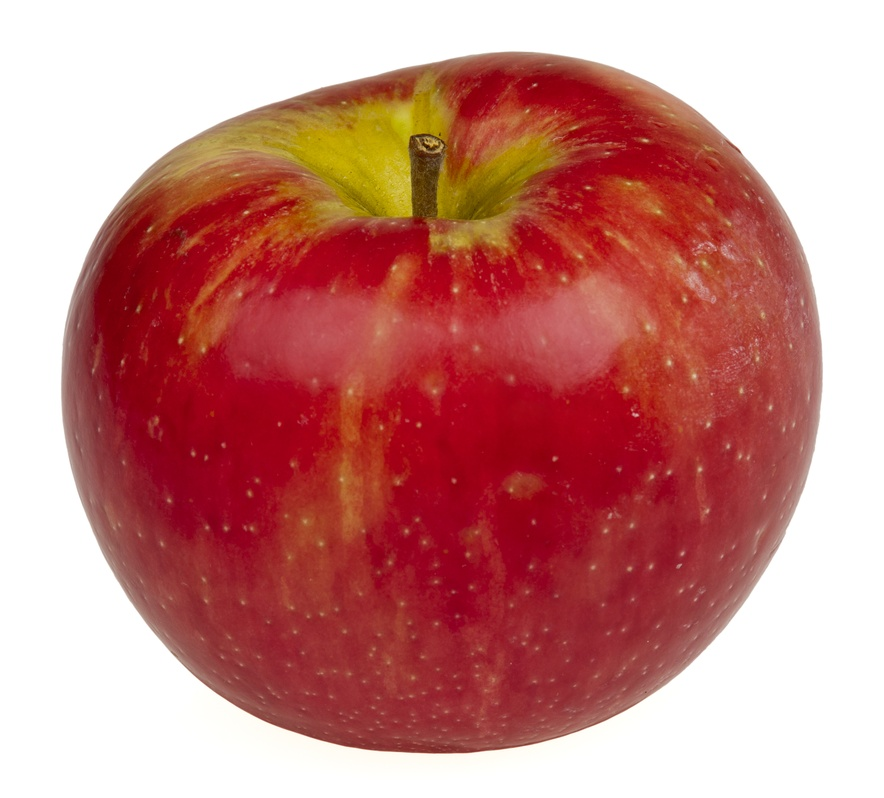
#> input picture testimages/test3.jpg, 884 x 798 px, shrunk from 2880 x 2600 before the run
$ python -i processor.py   (imports and definitions only)   (older library calls are emulated)
#> lines starting #> are read from the running program, lines starting #| are printed output that depends on the picture; after the words box and inside, x2 and y2 are one past the last pixel; in counts of white or black regions, pixels touching at a corner belong together
#> further down, picture is the input picture: shape (798, 884, 3); mean B, G, R 129.2, 133.2, 199
import cv2
import numpy as np

class Processor():
	"""
	Image processor.
	"""
	# [50 lines left out: functions detectCannyEdges, detectLaplacianEdges, haarCascadeDetection, not called in this run]

	def harrisCornerDetection(self, img):
		"""
		Harris corner detection.

		:param img: image to process
		:type img: numpy.array

		:return: processed image
		:rtype: numpy.array
		"""
		gray = cv2.cvtColor(img,cv2.COLOR_BGR2GRAY)
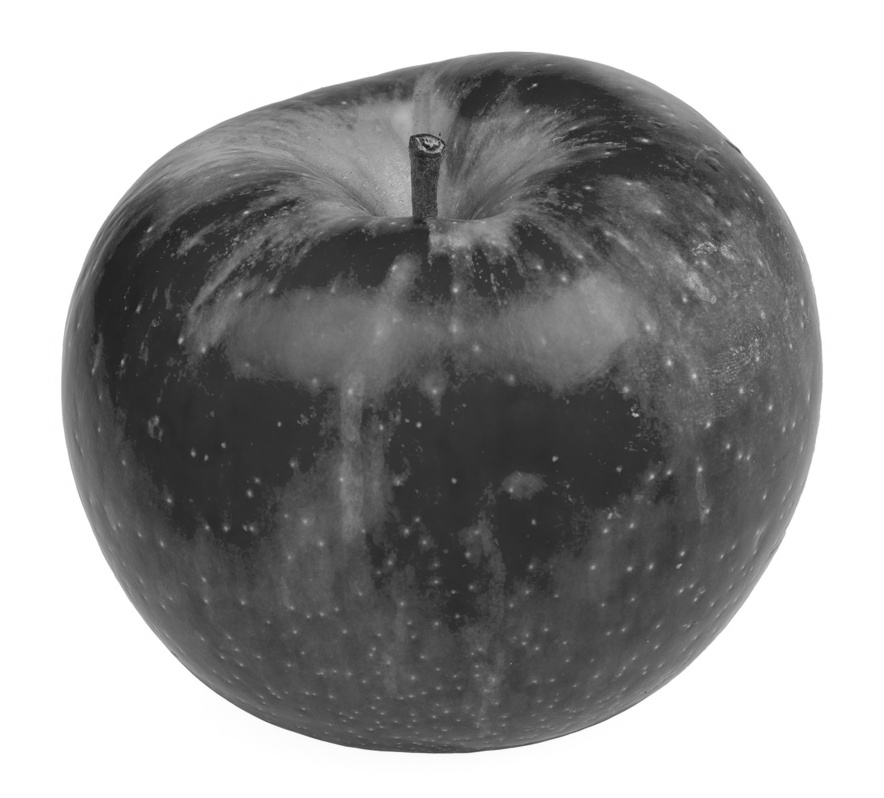
#> gray: shape (798, 884); min 20, max 255, mean 152.4
		gray = np.float32(gray)
		dst = cv2.cornerHarris(gray,2,3,0.04)
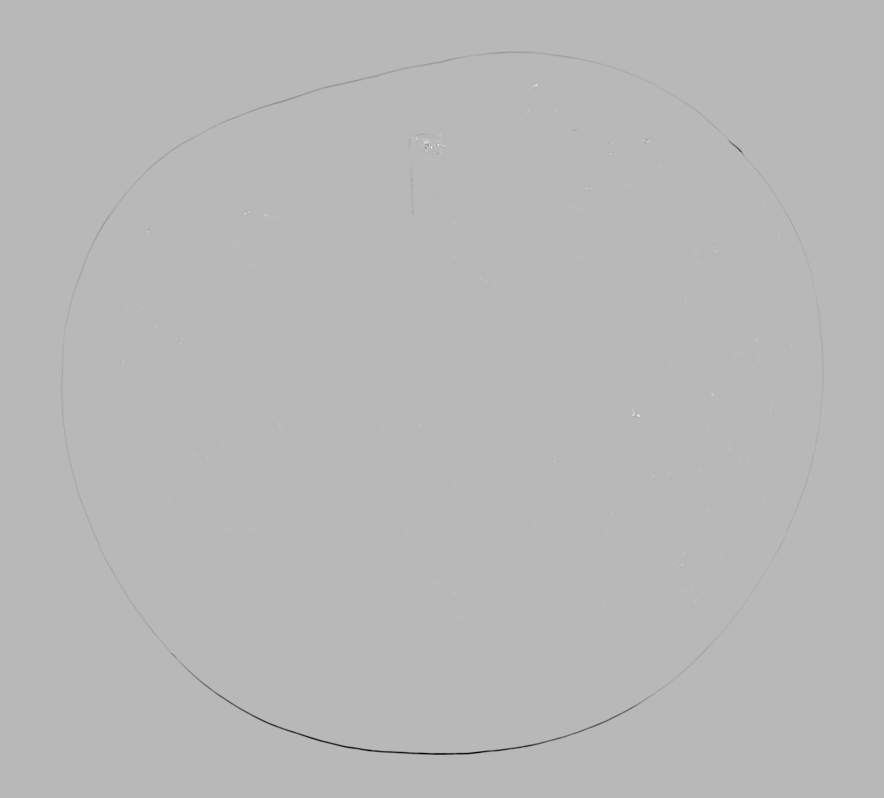
#> dst: shape (798, 884) float32; min -21580542, max 8175257, mean -21666.5; drawn with min black and max white
		dst = cv2.dilate(dst,None)
		img[dst>0.01*dst.max()]=[0,0,255]
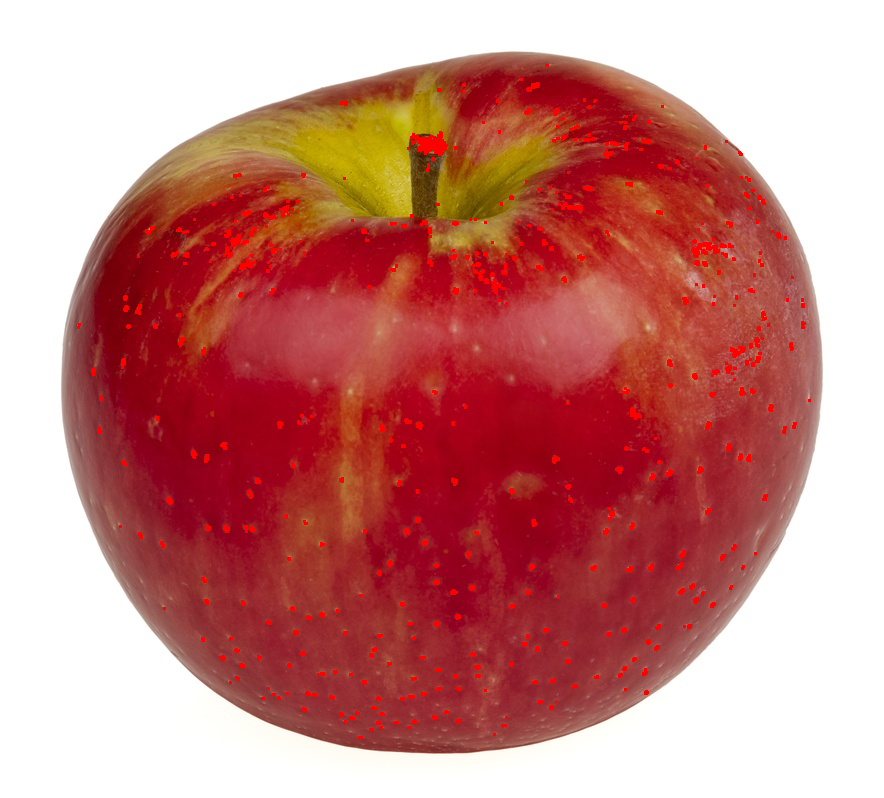
#> img: shape (798, 884, 3); 1.62% of pixels changed, all inside (x1, y1, x2, y2) = (77, 64, 811, 739)
		return img


>>> import cv2
>>> picture = cv2.imread('../testimages/test3.jpg')
>>> result = Processor().harrisCornerDetection(picture)

$ run again, on testimages/test4.jpg
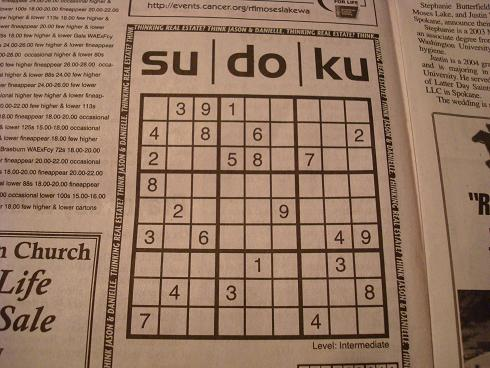
#> input picture testimages/test4.jpg, 490 x 368 px
#> picture is the input picture: shape (368, 490, 3); mean B, G, R 99.6, 120.7, 150.8
#> in harrisCornerDetection, `dst = cv2.dilate(dst,None)`:
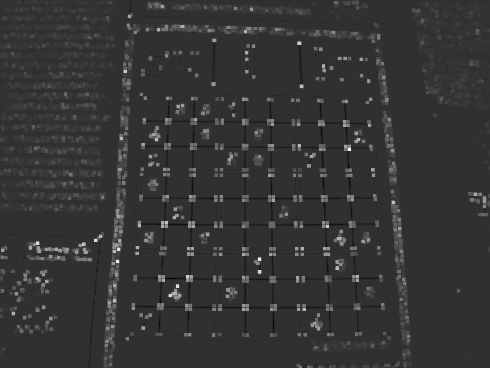
#> dst: shape (368, 490) float32; min -6202206.5, max 26119720, mean 628187.2; drawn with min black and max white
#> in harrisCornerDetection, `img[dst>0.01*dst.max()]=[0,0,255]`:
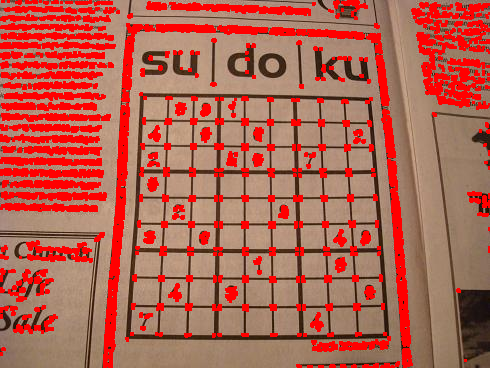
#> img: shape (368, 490, 3); mean B, G, R 81.6, 98.5, 177.4
